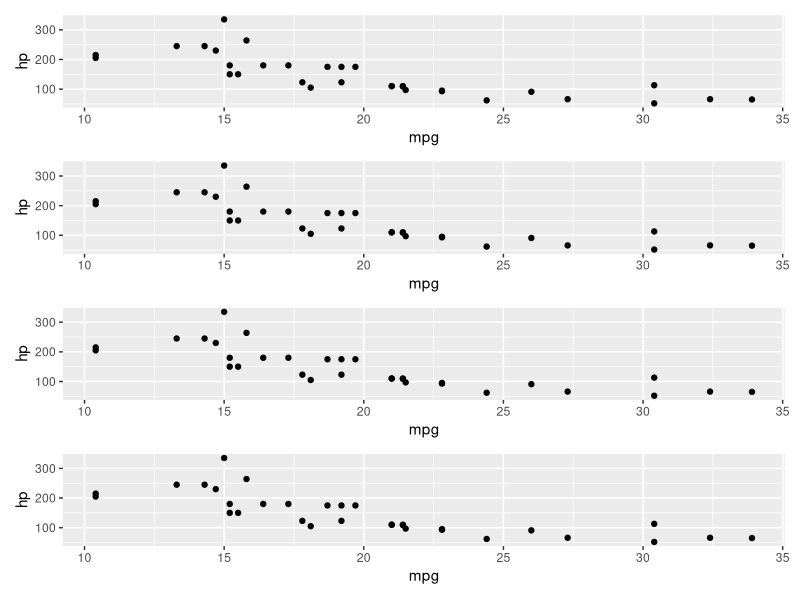
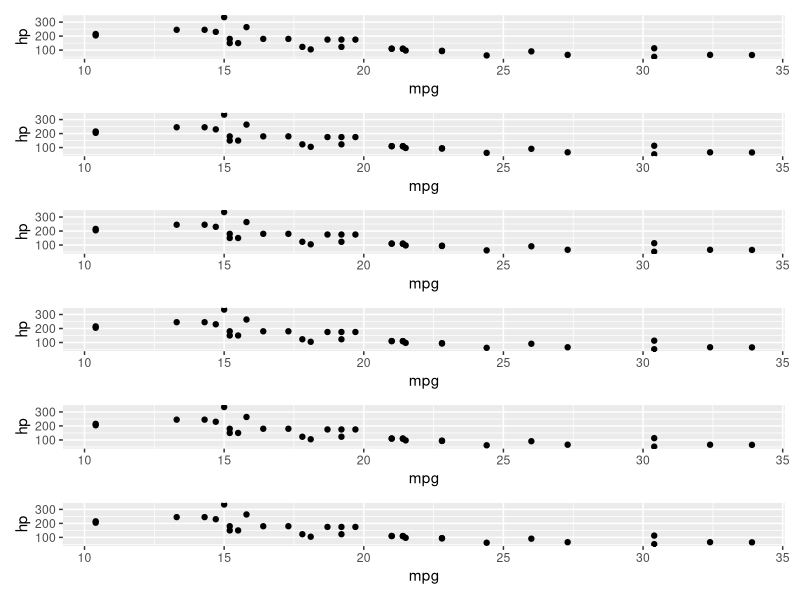
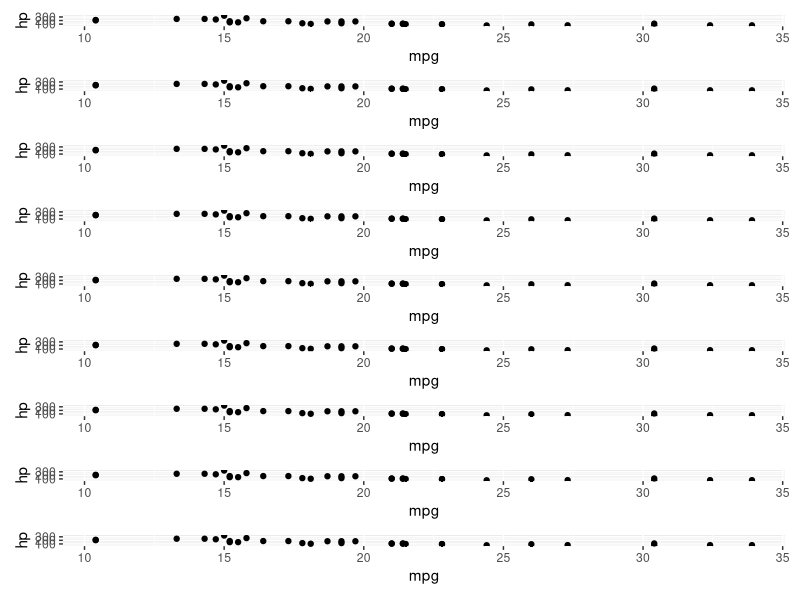

R code for these plots, in order:
## ---- chunk 1
library(ggplot2)
library(patchwork)
gg0 <- list()

p1 <- ggplot(mtcars, aes(mpg, hp)) + geom_point()
p2 <- ggplot(mtcars, aes(mpg, disp)) + geom_point()
p3 <- ggplot(mtcars, aes(mpg, drat)) + geom_point()

gg0[[1]] <- p1/p1/p1/p1
gg0[[2]] <- p1/p1/p1/p1/p1/p1
gg0[[3]] <- p1/p1/p1/p1/p1/p1/p1/p1/p1

headings <- c('hp','disp','drat')
## ---- chunk 2
for (i in 1:length(gg0)) {
  cat("##### ",headings[i],"\n")
  print(gg0[[i]])
  cat('\n\n')
}
